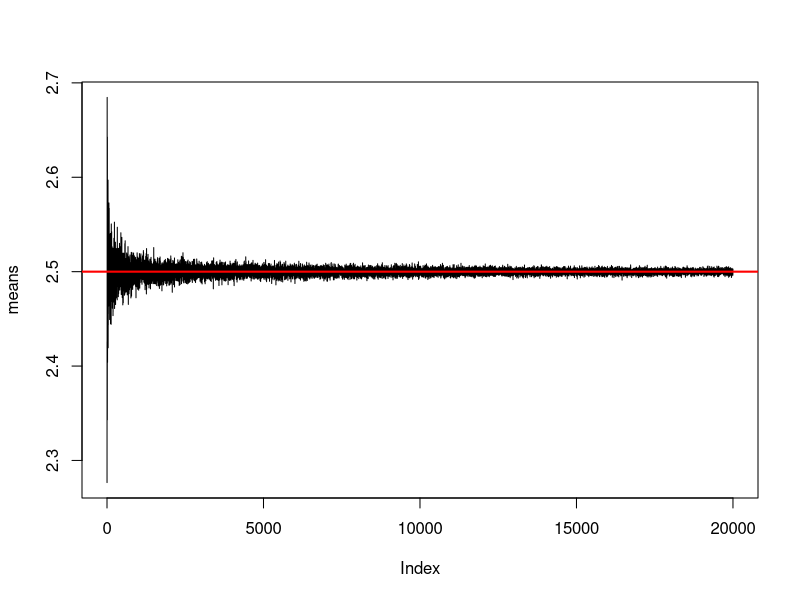

This chart was generated by the following R code:
means <- c()
for (i in 1:20000) {
  x <- runif(10 * i, min = 1, max = 4)
  means[i] <- mean(x)
}
plot(means, type="l", lwd = 1)
abline(h = 2.5, lwd = 2, col = "red")